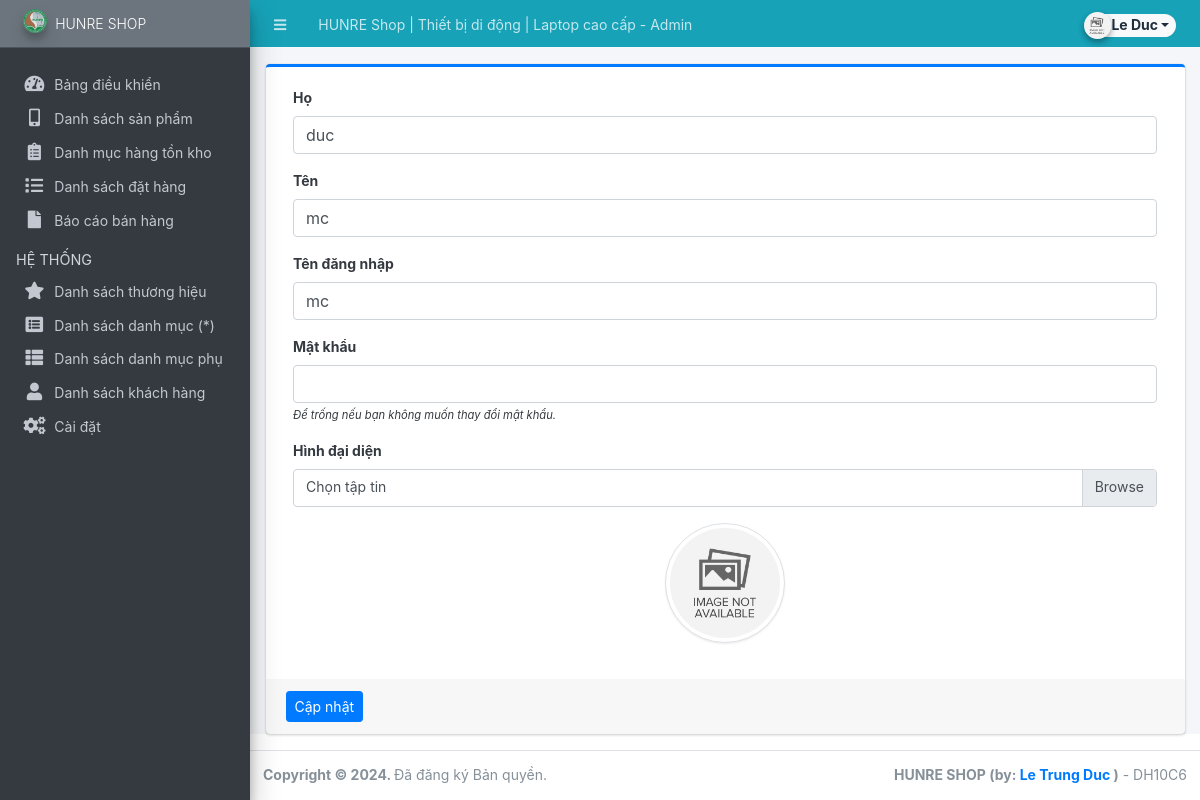
/admin/?page=user (signed in), run on the app's committed database.
### tables this page shows
CREATE TABLE `users` (
  `id` int(50) NOT NULL,
  `firstname` varchar(250) NOT NULL,
  `lastname` varchar(250) NOT NULL,
  `username` text NOT NULL,
  `password` text NOT NULL,
  `avatar` text DEFAULT NULL,
  `last_login` datetime DEFAULT NULL,
  `type` tinyint(1) NOT NULL DEFAULT 0,
  `date_added` datetime NOT NULL DEFAULT current_timestamp(),
  `date_updated` datetime DEFAULT NULL ON UPDATE current_timestamp()
);

### classes/DBConnection.php (called while the page is built, shortened)
<?php
class DBConnection{
    private $host = DB_SERVER;
    private $username = DB_USERNAME;
    private $password = DB_PASSWORD;
    private $database = DB_NAME;
    public $conn;
    public function __construct(){
        if (!isset($this->conn)) {
            $this->conn = new mysqli($this->host, $this->username, $this->password, $this->database);
        }
    }
}
?>

### classes/SystemSettings.php (called while the page is built, shortened)
<?php
class SystemSettings extends DBConnection{
	function userdata($field = ''){
		if(!empty($field)){
			if(isset($_SESSION['userdata'][$field]))
				return $_SESSION['userdata'][$field];
			else
				return null;
		}else{
			return false;
		}
	}
}
$_settings = new SystemSettings();
?>

### config.php (called while the page is built, shortened)
<?php
require_once('classes/DBConnection.php');
require_once('classes/SystemSettings.php');
function validate_image($file){
	if(!empty($file)){
		if(is_file(base_app.$file)){
			return base_url.$file;
		}else{
			return base_url.'dist/img/no-image-available.png';
		}
	}else{
		return base_url.'dist/img/no-image-available.png';
	}
}
?>

### admin/user/index.php (the view, shortened to what this page needs)
<?php
$user = $conn->query("SELECT * FROM users where id ='".$_settings->userdata('id')."'");
foreach($user->fetch_array() as $k =>$v){
	$meta[$k] = $v;
}
?>
<div class="card card-outline card-primary">
	<div class="card-body">
		<div class="container-fluid">
			<form action="" id="manage-user">
				<div class="form-group">
					<label for="name">Họ</label>
					<input type="text" name="lastname" id="lastname" class="form-control" value="<?php echo isset($meta['lastname']) ? $meta['lastname']: '' ?>" required>
				</div>
				<div class="form-group">
					<label for="name">Tên</label>
					<input type="text" name="firstname" id="firstname" class="form-control" value="<?php echo isset($meta['firstname']) ? $meta['firstname']: '' ?>" required>
				</div>
				<div class="form-group">
					<label for="username">Tên đăng nhập</label>
					<input type="text" name="username" id="username" class="form-control" value="<?php echo isset($meta['username']) ? $meta['username']: '' ?>" required  autocomplete="off">
				</div>
				<div class="form-group">
					<label for="password">Mật khẩu</label>
					<input type="password" name="password" id="password" class="form-control" value="" autocomplete="off">
					<small><i>Để trống nếu bạn không muốn thay đổi mật khẩu.</i></small>
				</div>
				<div class="form-group">
					<label for="" class="control-label">Hình đại diện</label>
					<div class="custom-file">
		              <label class="custom-file-label" for="customFile">Chọn tập tin</label>
		            </div>
				</div>
				<div class="form-group d-flex justify-content-center">
					<img src="<?php echo validate_image(isset($meta['avatar']) ? $meta['avatar'] :'') ?>" alt="" id="cimg" class="img-fluid img-thumbnail">
				</div>
			</form>
		</div>
	</div>
	<div class="card-footer">
			<div class="col-md-12">
				<div class="row">
					<button class="btn btn-sm btn-primary" form="manage-user">Cập nhật</button>
				</div>
			</div>
		</div>
</div>

### admin/user/index.php (style rules this page uses)
img#cimg { height: 15vh; width: 15vh; object-fit: cover; border-radius: 100% 100%; }

### data on the page
users: lastname "duc", firstname "mc", username "mc"

### other printed values
$_settings->info('name') "HUNRE Shop | Thiết bị di động | Laptop cao cấp"
$_settings->userdata('firstname').' '.$_settings->userdata('lastname') "Le Duc"
$_settings->info('short_name') "HUNRE SHOP"
